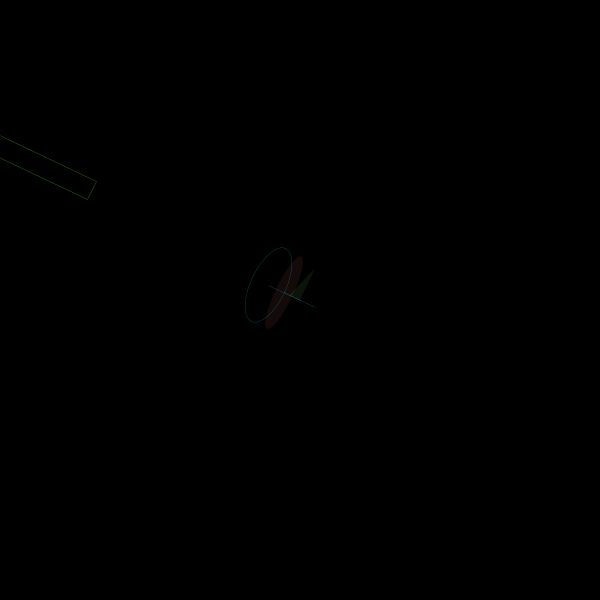
Frame 1 (no input)
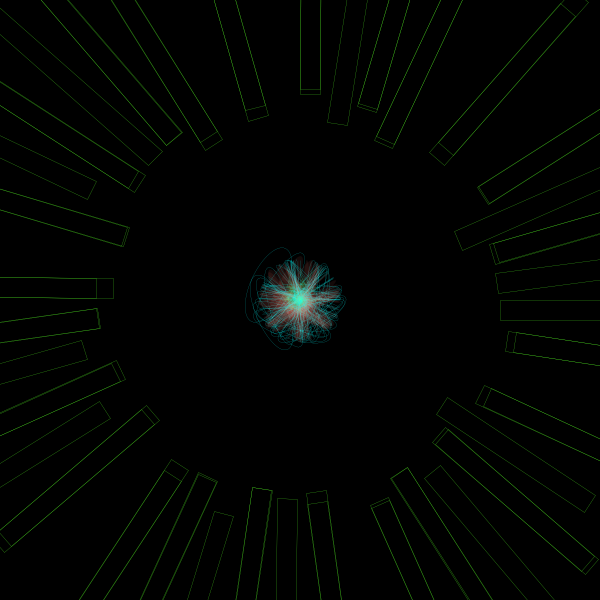
Frame 60 (the mouse pressed at the canvas centre just before this capture)
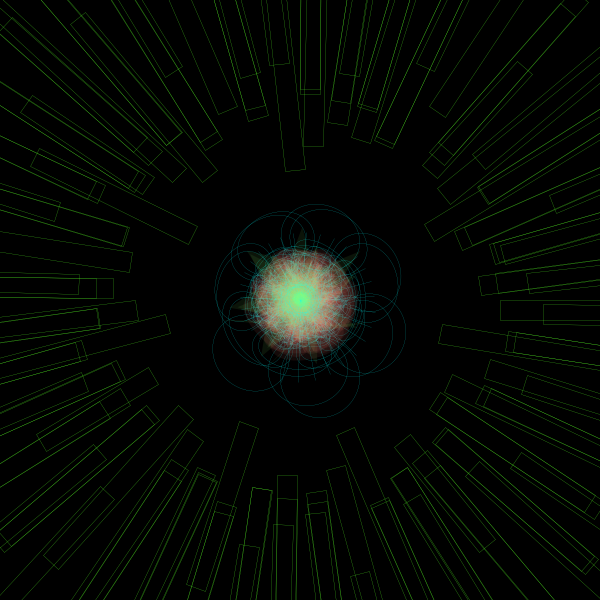
Frame 120 (the mouse held since frame 60 and released just before this capture)

The Processing sketch that drew these frames (run headless with seeded random() and noise(); from frame 60 on, the mouse is pressed at the canvas centre):

// Processing sketch: processing_111206
// ── processing_111206.pde




float x, y;
float angle = 0; 
float r = 35;
float diff = 1; 
float a = 150;



void setup() {
  size(600, 600);
  background(0, 0, 0);
}

void draw() {


  x = r * cos(angle); 
  y = r * sin(angle);

  noFill();
  strokeWeight(0.1); 
  stroke(0, 255, 255); 


  translate(width/2, height/2); 

  rotate(r); 
  ellipse(0, 0, x, y);
  ellipse(x, 0, x, 80);
  line( 0, 0, x, y); 


  stroke(87, 255, 35);
  strokeWeight(0.2);
  rect(x+200, 0, y+200, 20);





  noStroke();
  fill(140, 255, 120, 20);
  strokeWeight(0.5);
  triangle(0, x, y, 0, x/3, y/3); 



noStroke();
  fill(255, 130, 120, 20);
  strokeWeight(0.1);
  ellipse(x/2, 0, x/2, 80);

  angle = angle +a;
  r = r - diff;

  if ( r == 0 || r == 400) { 
    diff =  diff * -1;
  }
}
